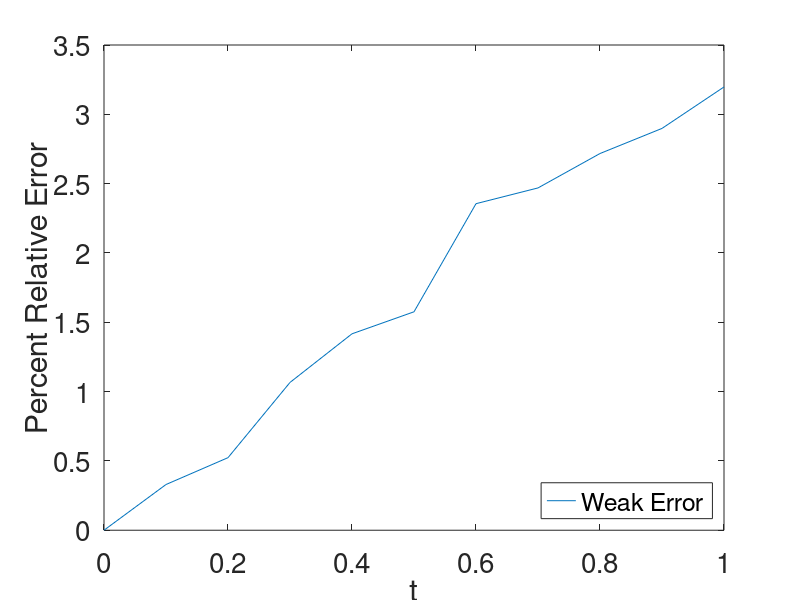

Reproduce this figure in MATLAB.
%Error Analysis of Euler-Maruyama Method for Black-Scholes
%   Plots the expected path of a geometric brownian process
%   The number of sampled paths as well as steps (samples, N) is
%   changeable
%   Author: Samuel Eure

%Variables
%set the state of the randn
N = 10;
T = 1;
x0 = 100;
sigma = 0.2;
mu = 0.8;

samples = 1000;
S = zeros(samples,N+1);
A = zeros(samples,N+1);
for i = 1:samples
    %Prepare Wierner Process
    randn('state',abs(round(12000*rand*rand))) %set the state of the randn
    mystery = abs(N*rand);
    randn('state',mystery); %set the state of the randn
    dt = T/(N); 
    dW = zeros(1,N+1);
    W  = zeros(1,N+1);
    dW(2:N+1) = sqrt(dt)*randn(1,(N));
    W = cumsum(dW);
    %
    %Euler-Maruyama Method
    X = zeros(1,N+1);
    X(1) = x0; 
    Actual = zeros(1,N+1);
    Actual(1) = x0;
    for n = 1:(N)
        X(n+1) =  X(n)*(1+dt*mu+sigma*(W(n+1)-W(n)));
        Actual(n+1) = x0*exp(sigma*W(n+1)+dt*(n)*(mu-(sigma^2)/2));
    end
    S(i,:) = X;
    A(i,:) = Actual;
end

x = 0:(T/N):(T);
S = sum(S,1);
S = S/samples;
A = sum(A,1);
A = A/samples;
y = (1:(N+1))*dt;
plot(x,(A-S)./A*100)%Standard relative error
xlabel('t', 'FontSize', 20)
ylabel('Percent Relative Error','FontSize',20,'Rotation',90)
set(gca,'fontsize',20)
legend('Weak Error','Location','southeast')